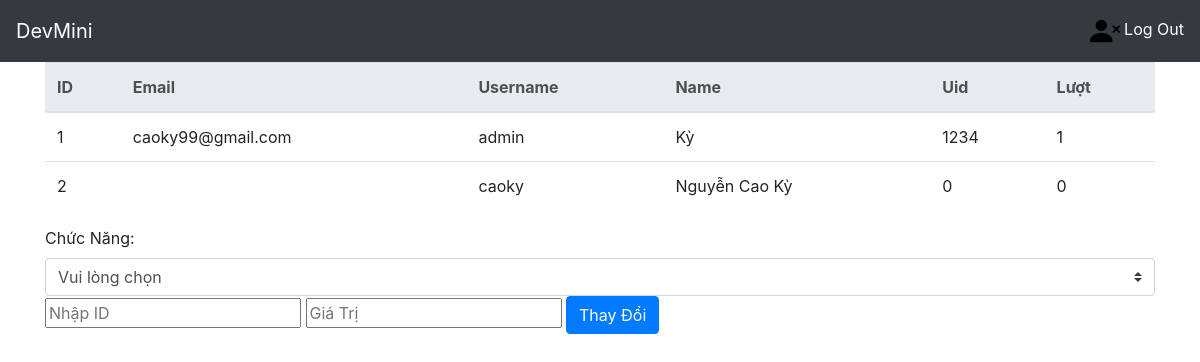
Page /qtv/ (signed in) on the earlier database version.
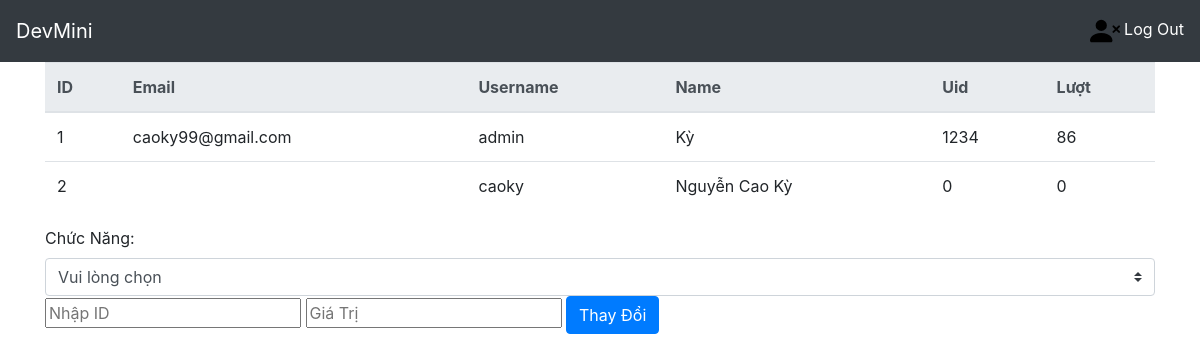
Same page on the later database version.
### home/models.py (models this page shows)
class MyUser(AbstractUser):
    luot=models.IntegerField(default=0)
    name=models.CharField(max_length=100,default="")
    uid=models.IntegerField(default=0)
    isAdmin = models.BooleanField(default=False)

### home/views.py (the view, shortened to what this page needs)
# urls.py: path('qtv/', views.admin,name="qtv"),
def admin(request):
   form = AdminEdit()
   return render(request, 'pages/admin.html',{'form': form,'MyUser': MyUser.objects.all()})

### home/forms.py (shortened to what this page needs)
class AdminEdit(forms.Form):
    _id = forms.IntegerField()
    name=forms.CharField(max_length=100)
    uid=forms.IntegerField()
    luot=forms.IntegerField()
    username=forms.CharField(max_length=100)
    password=forms.CharField(max_length=100)
    email=forms.CharField(max_length=100)

### home/templates/pages/admin.html (shortened to what this page needs)
{% extends "pages/base.html" %}
{% block menu %}
{% if user.isAdmin %}
<table class="table">
  <thead class="thead-light">
    <tr>
      <th scope="col">ID</th>
      <th scope="col">Email</th>
      <th scope="col">Username</th>
      <th scope="col">Name</th>
      <th scope="col">Uid</th>
      <th scope="col">Lượt</th>
    </tr>
  </thead>
  <tbody>
  {% for name in MyUser %}
    <tr>
      <td>{{name.id}}</td>
      <td>{{name.email}}</td>
      <td>{{name.username}}</td>
      <td>{{name.name}}</td>
      <td>{{name.uid}}</td>
      <td>{{name.luot}}</td>
    </tr>
    {% endfor %}
  </tbody>
</table>
<form action="." method="POST" enctype="multipart/form-data">
	     <div class="class="form-group"">
        <label>Chức Năng:</label>
        <select class="custom-select mr-sm-2" onchange="changeName(this.value)" required>
            <option selected>Vui lòng chọn
            <option value="name">Sửa Tên
        </select>
    </div>
    <input class="id_class" name="_id" onchange="checkNum(this.value)" type="text" class="form-control"  placeholder="Nhập ID" required>
    <input class="text_value" type="text" class="form-control" placeholder="Giá Trị" required>
	<button type="submit" class="btn btn-primary">Thay Đổi</button>
</form>
{% endif %}
{% endblock %}

Differences in the rows shown:
changed MyUser "caoky99@gmail.com": luot "1" → "86"
